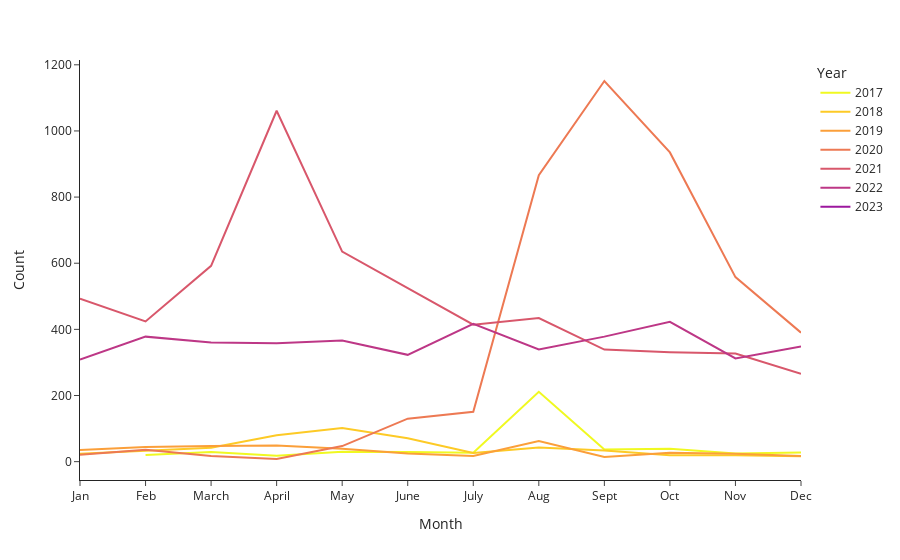

Here is the notebook cell this chart was saved with:
### Code cell
def month_counts():
    """
    """
    df = protest_data()
    
    df_pivot = df.groupby(['Year', 'Month'])['Date'].count().reset_index()
    df_pivot.rename({'Date':'Count'}, axis='columns', inplace=True)
    months = {1:'Jan', 2:'Feb', 3:'March', 4:'April', 5:'May', 6:'June', 7:'July', \
        8:'Aug', 9:'Sept', 10:'Oct', 11:'Nov', 12:'Dec'}
    df_pivot['Month'] = df_pivot.Month.replace(months)

    fig = px.line(df_pivot, x='Month', y='Count', color='Year', \
        category_orders={'Month':['Jan','Feb','March','April','May','June','July','Aug','Sept','Oct','Nov','Dec']},\
        template="simple_white", color_discrete_sequence= px.colors.sequential.Plasma_r)

    return fig.show()
 
month_counts()

### Figure 1 — Plotly figure (JSON) as saved in the notebook; plotly's stock layout.template omitted (floating-point values rounded to 4 significant figures)
{"data": [{"hovertemplate": "Year=2017<br>Month=%{x}<br>Count=%{y}<extra></extra>", "legendgroup": "2017", "line": {"color": "#f0f921", "dash": "solid"}, "marker": {"symbol": "circle"}, "mode": "lines", "name": "2017", "orientation": "v", "showlegend": true, "type": "scatter", "x": ["Feb", "March", "April", "May", "June", "July", "Aug", "Sept", "Oct", "Nov", "Dec"], "xaxis": "x", "y": [20, 29, 18, 30, 29, 27, 211, 37, 39, 25, 28], "yaxis": "y"}, {"hovertemplate": "Year=2018<br>Month=%{x}<br>Count=%{y}<extra></extra>", "legendgroup": "2018", "line": {"color": "#fdca26", "dash": "solid"}, "marker": {"symbol": "circle"}, "mode": "lines", "name": "2018", "orientation": "v", "showlegend": true, "type": "scatter", "x": ["Jan", "Feb", "March", "April", "May", "June", "July", "Aug", "Sept", "Oct", "Nov", "Dec"], "xaxis": "x", "y": [24, 32, 42, 80, 102, 71, 26, 43, 34, 19, 19, 16], "yaxis": "y"}, {"hovertemplate": "Year=2019<br>Month=%{x}<br>Count=%{y}<extra></extra>", "legendgroup": "2019", "line": {"color": "#fb9f3a", "dash": "solid"}, "marker": {"symbol": "circle"}, "mode": "lines", "name": "2019", "orientation": "v", "showlegend": true, "type": "scatter", "x": ["Jan", "Feb", "March", "April", "May", "June", "July", "Aug", "Sept", "Oct", "Nov", "Dec"], "xaxis": "x", "y": [35, 44, 47, 49, 39, 25, 17, 62, 14, 27, 24, 17], "yaxis": "y"}, {"hovertemplate": "Year=2020<br>Month=%{x}<br>Count=%{y}<extra></extra>", "legendgroup": "2020", "line": {"color": "#ed7953", "dash": "solid"}, "marker": {"symbol": "circle"}, "mode": "lines", "name": "2020", "orientation": "v", "showlegend": true, "type": "scatter", "x": ["Jan", "Feb", "March", "April", "May", "June", "July", "Aug", "Sept", "Oct", "Nov", "Dec"], "xaxis": "x", "y": [21, 36, 17, 8, 47, 130, 151, 866, 1151, 935, 558, 390], "yaxis": "y"}, {"hovertemplate": "Year=2021<br>Month=%{x}<br>Count=%{y}<extra></extra>", "legendgroup": "2021", "line": {"color": "#d8576b", "dash": "solid"}, "marker": {"symbol": "circle"}, "mode": "lines", "name": "2021", "orientation": "v", "showlegend": true, "type": "scatter", "x": ["Jan", "Feb", "March", "April", "May", "July", "Aug", "Sept", "Oct", "Nov", "Dec"], "xaxis": "x", "y": [493, 424, 592, 1061, 635, 414, 434, 339, 331, 327, 266], "yaxis": "y"}, {"hovertemplate": "Year=2022<br>Month=%{x}<br>Count=%{y}<extra></extra>", "legendgroup": "2022", "line": {"color": "#bd3786", "dash": "solid"}, "marker": {"symbol": "circle"}, "mode": "lines", "name": "2022", "orientation": "v", "showlegend": true, "type": "scatter", "x": ["Jan", "Feb", "March", "April", "May", "June", "July", "Aug", "Sept", "Oct", "Nov", "Dec"], "xaxis": "x", "y": [309, 378, 360, 358, 366, 323, 417, 339, 378, 423, 312, 348], "yaxis": "y"}, {"hovertemplate": "Year=2023<br>Month=%{x}<br>Count=%{y}<extra></extra>", "legendgroup": "2023", "line": {"color": "#9c179e", "dash": "solid"}, "marker": {"symbol": "circle"}, "mode": "lines", "name": "2023", "orientation": "v", "showlegend": true, "type": "scatter", "x": ["Jan"], "xaxis": "x", "y": [764], "yaxis": "y"}], "layout": {"legend": {"title": {"text": "Year"}, "tracegroupgap": 0}, "margin": {"t": 60}, "xaxis": {"anchor": "y", "categoryarray": ["Jan", "Feb", "March", "April", "May", "June", "July", "Aug", "Sept", "Oct", "Nov", "Dec"], "categoryorder": "array", "domain": [0, 1], "title": {"text": "Month"}}, "yaxis": {"anchor": "x", "domain": [0, 1], "title": {"text": "Count"}}}}
